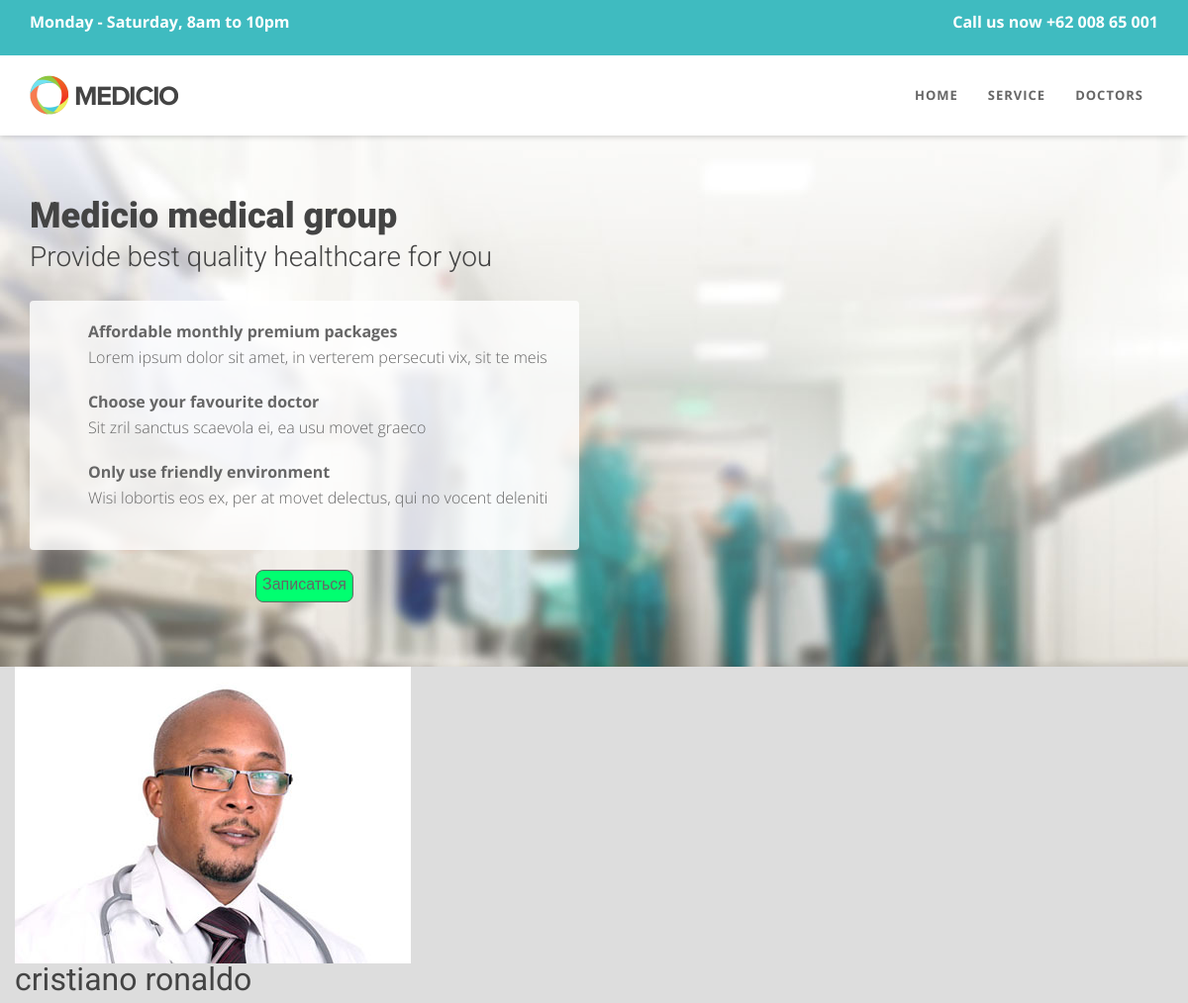
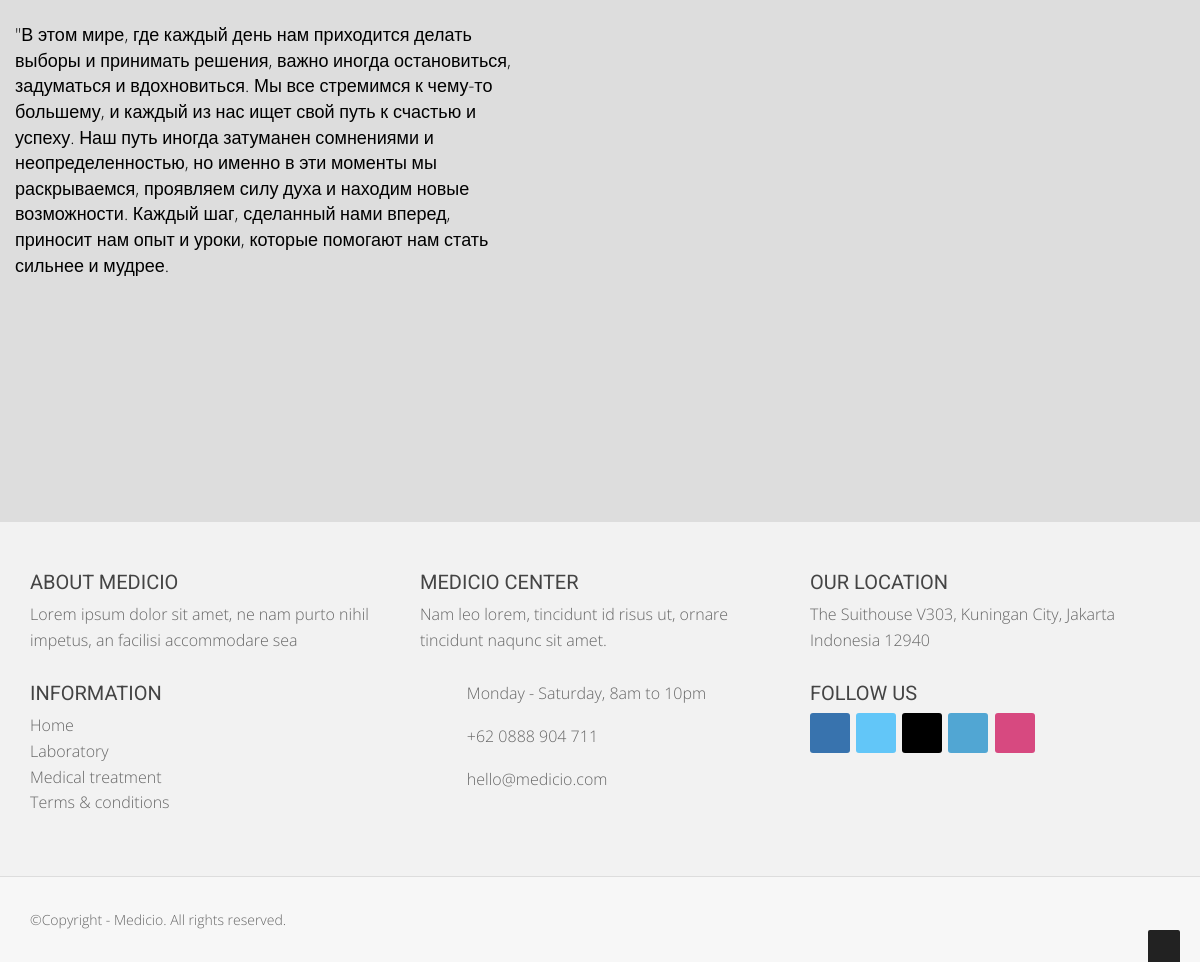
The app's page /doctorInfo/cronaldo with its own data (2 pictures, top to bottom).
### appointments/models.py (models this page shows, shortened)
class Doctors(models.Model):
    first_name_d = models.CharField(max_length=50)
    last_name_d = models.CharField(max_length=50)
    info_d = models.TextField(max_length=500)
    img_doctor = models.ImageField(upload_to="appointments/static/img/team", default="")
    doctor_slug = models.SlugField(
        max_length=255, unique=True, db_index=True, default=""
    )
    class Meta:
        verbose_name = 'Доктор'
        verbose_name_plural = 'Доктора'
        db_table = 'doctors'

### appointments/views.py (the view)
# urls.py: path('doctorInfo/<slug:doctor_slug>', appointment_views.doctor_info, name='doctor_info'),
def doctor_info(request, doctor_slug):
    doctor = Doctors.objects.get(doctor_slug=doctor_slug)
    data = {'doctor': doctor}
    return render(request, 'appointments/doctorInfo.html', data)

### appointments/templates/appointments/doctorInfo.html (shortened to what this page needs)
{% extends 'appointments/index.html' %}
{% block doctors %}
    <div class="doctor-info">
        <div class="doctor-image" style="margin-left: 15px">
            <img src="{{ doctor.img_doctor.url }}" alt="DoctorImg" class="doctor-photo">
        </div>
        <div class="doctor-details">
            <h3 class="doctor-name" style="margin-left: 15px">{{ doctor.first_name_d }} {{ doctor.last_name_d }}</h3>
            <div class="doctor-description">
                <div style="width: 500px; height: 500px; font-size: large; color: black; margin-left: 15px"><p class="doctor-info">{{ doctor.info_d }}</p></div>
            </div>
        </div>
    </div>
{% endblock %}

### appointments/static/css/style.css (style rules this page uses)
body { width: 100%; height: 100%; font-family: 'Open Sans', sans-serif; font-weight: 300; color: #666; background-color: #ddd; font-size: 16px; line-height: 1.6em; }
html { width: 100%; height: 100%; }
h3 { font-size: 32px; }
h1, h2, h3, h4, h5, h6 { margin: 0 0 30px; font-family: 'Roboto', sans-serif; font-weight: 400; color: #444; line-height: 1em; }
p { margin: 0 0 20px; }

### records on screen
Doctors: img_doctor (picture), first_name_d "cristiano", last_name_d "ronaldo", info_d "\"В этом мире, где каждый день нам приходится делать выборы и принимать решения, важно иногда остановиться, задуматься и вдохновиться. Мы все стремимся к чему-то большему, и каждый из нас ищет свой путь к счастью и успеху. Наш путь иногда затуманен сомнениями и неопределенностью, но именно в эти моменты мы раскрываемся, проявляем силу духа и находим новые возможности. Каждый шаг, сделанный нами вперед, приносит нам опыт и уроки, которые помогают нам стать сильнее и мудрее."
